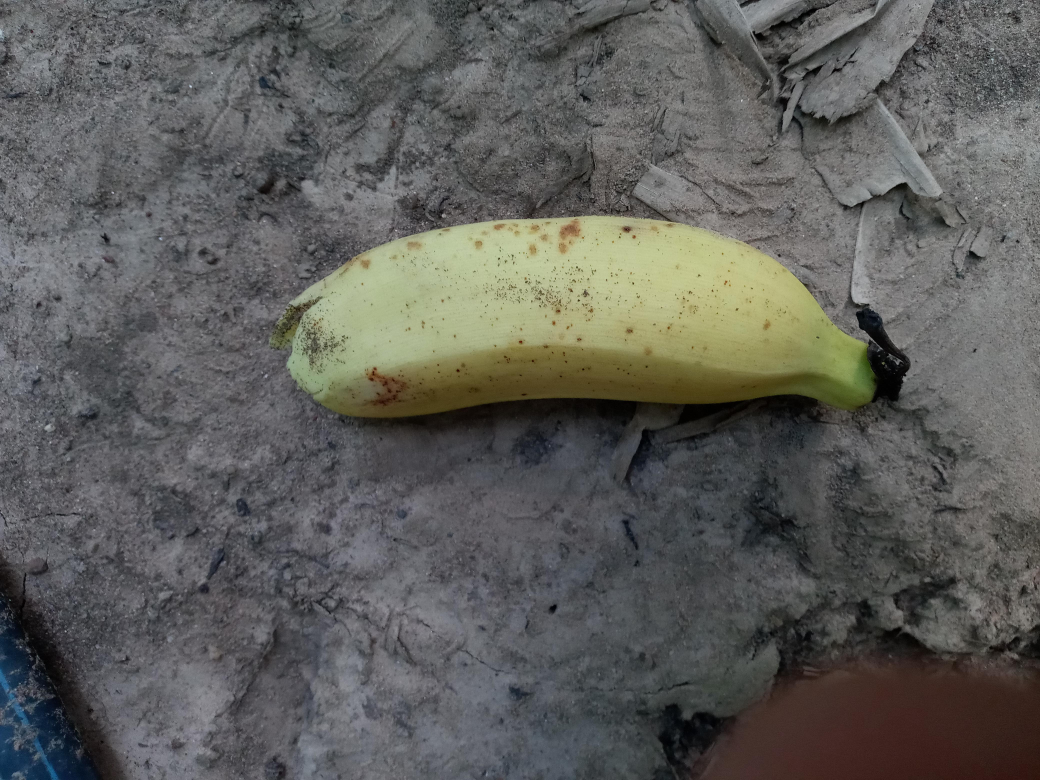
#> input picture Images/Dispose/20230213_084837.jpg, 4160 x 3120 px (shown at 1/4 size)
$ python -i image_processor.py   (imports and definitions only)
#> lines starting #> are read from the running program, lines starting #| are printed output that depends on the picture; after the words box and inside, x2 and y2 are one past the last pixel; in counts of white or black regions, pixels touching at a corner belong together
#> further down, picture is the input picture: shape (3120, 4160, 3); mean B, G, R 90.7, 94.1, 94.2
import cv2
import numpy as np

def create_banana_mask(image_bgr: np.ndarray) -> np.ndarray:
    """
    강력한 배경 억제 필터와 컨투어 검출을 결합하여 바나나 영역을 정확하게 추출합니다.
    """
    h, w = image_bgr.shape[:2]
#> h = 3120; w = 4160
    total_area = h * w
#> total_area = 12979200

    # 1. 정밀한 HSV 임계값 적용 (배경의 저채도 영역 배제)
    image_hsv = cv2.cvtColor(image_bgr, cv2.COLOR_BGR2HSV)
#> image_hsv: shape (3120, 4160, 3); mean H, S, V 77.3, 30.1, 98.1

    # 노란색: 채도(S)와 명도(V) 하한선을 높여 칙칙한 나무색 배제
    lower_yellow = np.array([10, 60, 60])
    upper_yellow = np.array([45, 255, 255])
    mask_yellow = cv2.inRange(image_hsv, lower_yellow, upper_yellow)
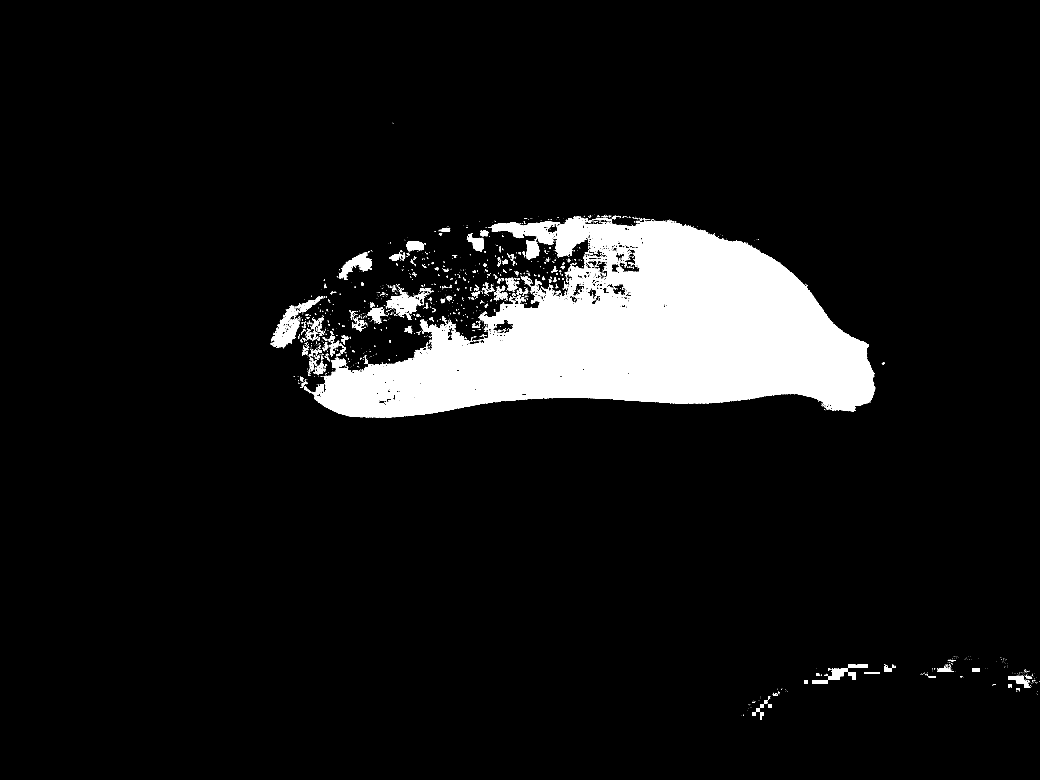
#> mask_yellow: shape (3120, 4160) (shown at 1/4 size); 8% white; 2501 white regions (2128 under 20 px), largest, box (x1, y1, x2, y2) and area: (1216, 866, 3499, 1672) 958258, (1083, 1186, 1294, 1393) 9698, (1543, 1168, 1688, 1260) 5808

    # 녹색: 채도 하한선 조정
    lower_green = np.array([30, 50, 50])
    upper_green = np.array([95, 255, 255])
    mask_green = cv2.inRange(image_hsv, lower_green, upper_green)
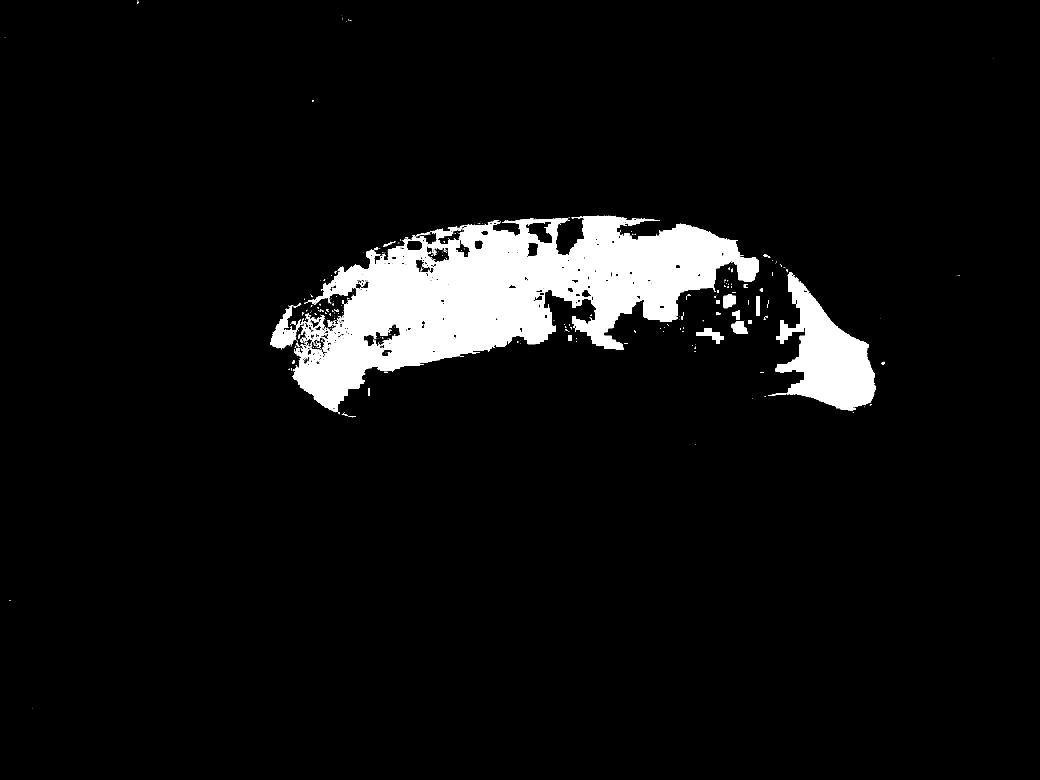
#> mask_green: shape (3120, 4160) (shown at 1/4 size); 6% white; 680 white regions (562 under 20 px), largest, box (x1, y1, x2, y2) and area: (1170, 863, 3036, 1649) 631778, (3073, 1088, 3503, 1642) 109154, (1081, 1220, 1202, 1393) 8191

    # 갈색/어두운 점: 명도 범위를 좁히고 채도를 높임
    lower_brown = np.array([0, 40, 30])
    upper_brown = np.array([25, 255, 160])
    mask_brown = cv2.inRange(image_hsv, lower_brown, upper_brown)
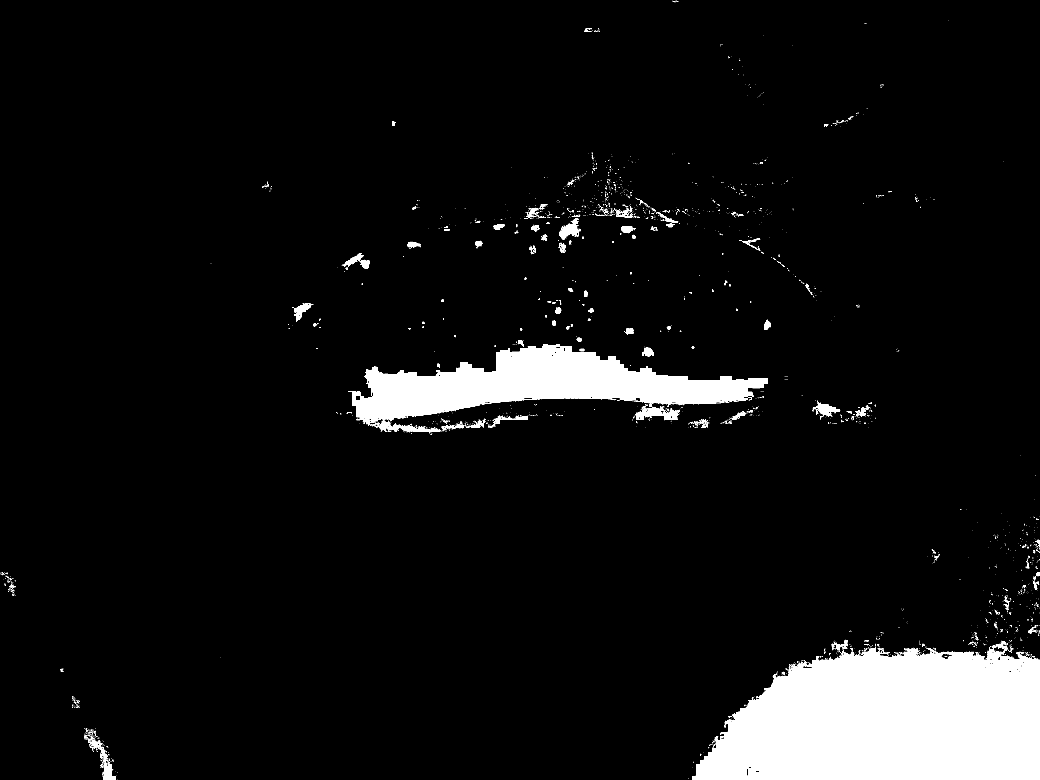
#> mask_brown: shape (3120, 4160) (shown at 1/4 size); 6.9% white; 3558 white regions (3324 under 20 px), largest, box (x1, y1, x2, y2) and area: (2768, 2583, 4160, 3120) 592993, (1393, 1376, 3072, 1697) 242213, (2542, 1626, 2712, 1681) 4300

    mask = cv2.bitwise_or(mask_yellow, mask_green)
#> mask: shape (3120, 4160); 10.7% white; 966 white regions (873 under 20 px), largest, box (x1, y1, x2, y2) and area: (1081, 861, 3503, 1672) 1365492, (1205, 1254, 1306, 1367) 4148, (3248, 2672, 3424, 2736) 4034
    mask = cv2.bitwise_or(mask, mask_brown)
#> mask: shape (3120, 4160); 15.5% white; 3784 white regions (3575 under 20 px), largest, box (x1, y1, x2, y2) and area: (1081, 856, 3503, 1697) 1378253, (2768, 2583, 4160, 3120) 592993, (2542, 1626, 2712, 1681) 4300

    # 2. 모폴로지 연산으로 파편 제거 및 결합
    kernel = np.ones((5, 5), np.uint8)
    mask = cv2.morphologyEx(mask, cv2.MORPH_OPEN, kernel)
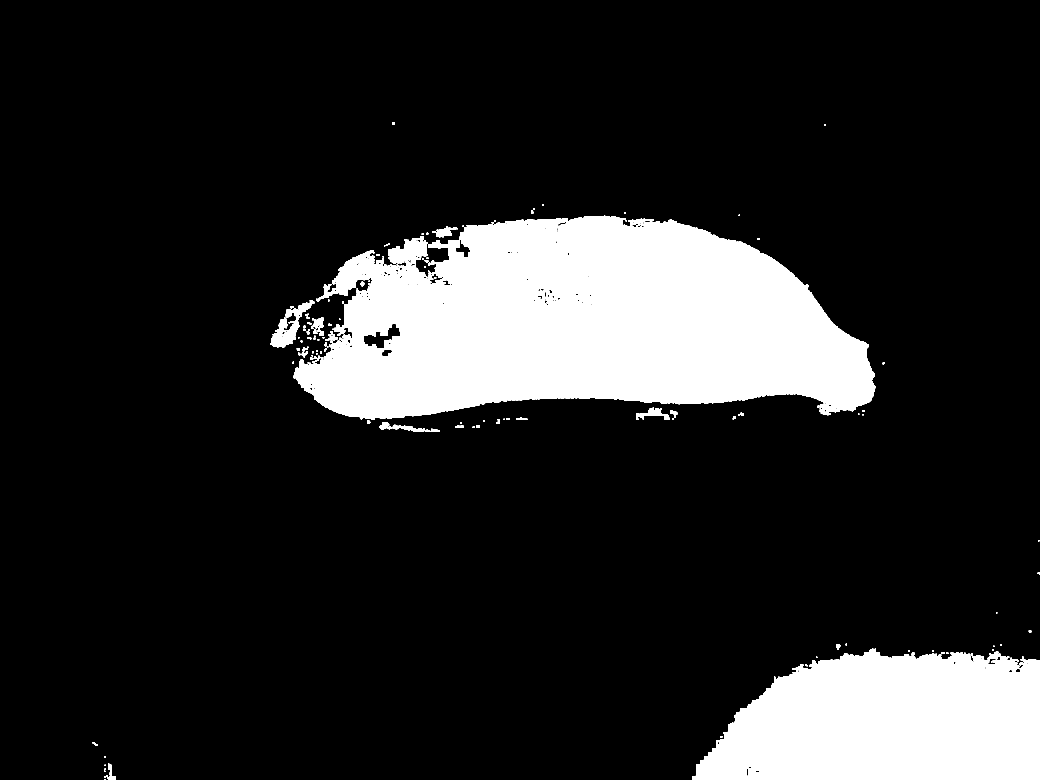
#> mask: shape (3120, 4160) (shown at 1/4 size); 15.1% white; 185 white regions (1 under 20 px), largest, box (x1, y1, x2, y2) and area: (1173, 863, 3502, 1679) 1341126, (2768, 2594, 4160, 3120) 585791, (1082, 1251, 1199, 1390) 7814
    mask = cv2.morphologyEx(mask, cv2.MORPH_CLOSE, kernel)
#> mask: shape (3120, 4160); 15.2% white; 97 white regions (1 under 20 px)

    # 3. 고급 컨투어 필터링
    contours, _ = cv2.findContours(mask, cv2.RETR_EXTERNAL, cv2.CHAIN_APPROX_SIMPLE)
#> contours = 96 contours, 14 with area under 20; largest, box (x1, y1, x2, y2) and area: (1173, 863, 3502, 1679) 1363374, (2768, 2594, 4160, 3120) 587154, (1082, 1201, 1258, 1390) 12505, (1518, 1688, 1760, 1728) 2902, (2544, 1630, 2680, 1680) 2632

    candidate_contours = []
    for cnt in contours:
        area = cv2.contourArea(cnt)
        if area < 800: # 너무 작은 노이즈 제거
            continue

        # Geometric Filter 1: 이미지 전체를 덮는 거대 객체(배경) 제외
        if area > total_area * 0.8:
            continue

        # Geometric Filter 2: 이미지 경계면에 너무 많이 닿아 있는 객체 제외
        x, y, bw, bh = cv2.boundingRect(cnt)
        on_border = (x <= 2 or y <= 2 or x + bw >= w - 3 or y + bh >= h - 3)
        # 바나나가 살짝 닿을 순 있지만, 테두리를 따라 길게 형성된 것은 배경
        if on_border and area > total_area * 0.5:
            continue

        # 중앙 점수 계산 (중심에 가까울수록 가산점)
        M = cv2.moments(cnt)
        if M["m00"] != 0:
            cx = int(M["m10"] / M["m00"])
            cy = int(M["m01"] / M["m00"])
            dist_to_center = np.sqrt((cx - w/2)**2 + (cy - h/2)**2)
            # 면적은 크고 중앙에 가까운 것을 선호
            score = area - (dist_to_center * 5)
            candidate_contours.append((cnt, score))
#> this loop made 96 passes
#> (area, x, y, bw, bh, on_border, cx, cy) on passes 6, 17, 30, 44, 69, 71, 86, 89: (921.5, 430, 3055, 34, 65, True, 443, 3093), (587154.5, 2768, 2594, 1392, 526, True, 3554, 2889), (2902, 1518, 1688, 242, 40, False, 1621, 1712), (2632.5, 2544, 1630, 136, 50, False, 2612, 1655), (1974.5, 1244, 1270, 52, 74, False, 1272, 1303), (12505, 1082, 1201, 176, 189, False, 1156, 1305), (1975, 1728, 906, 103, 43, False, 1777, 928), (1363373.5, 1173, 863, 2329, 816, False, 2323, 1294)
#> area on passes 4, 7, 8, 9, 10, 12: 45, 34, 109, 47, 47, 41.5
#> after the loop, candidate_contours = 8 items

    final_mask = np.zeros_like(mask)
    if candidate_contours:
        # 점수가 가장 높은 후보 선정
        candidate_contours.sort(key=lambda x: x[1], reverse=True)
        best_cnt = candidate_contours[0][0]
#> best_cnt = contour of 2546 points, box (x1, y1, x2, y2) (1173, 863, 3502, 1679), area 1363374
        # 컨투어 내부를 꽉 채움
        cv2.drawContours(final_mask, [best_cnt], -1, 255, thickness=cv2.FILLED)
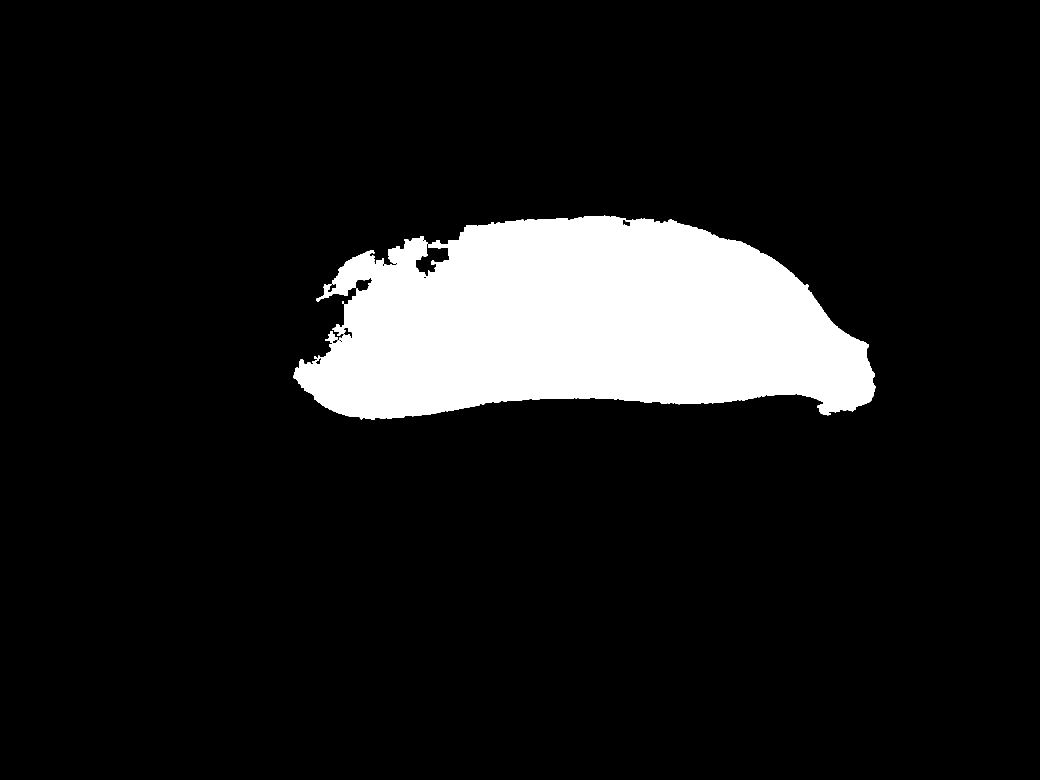
#> final_mask: shape (3120, 4160) (shown at 1/4 size); 10.5% white; 1 white region, box (x1, y1, x2, y2) and area: (1173, 863, 3502, 1679) 1367747

    return final_mask

def extract_features(image_bgr: np.ndarray, mask: np.ndarray) -> np.ndarray:
    """
    마스킹된 영역에서 특징(Mean, Std of HSV)을 추출합니다.
    """
    image_hsv = cv2.cvtColor(image_bgr, cv2.COLOR_BGR2HSV)
    pixels = image_hsv[mask > 0]

    if len(pixels) == 0:
        return np.zeros(6)

    mean_hsv = np.mean(pixels, axis=0)
#> mean_hsv = [30.67, 91.59, 154.2]
    std_hsv = np.std(pixels, axis=0)
#> std_hsv = [5.6, 39.11, 41.9]
    features = np.concatenate([mean_hsv, std_hsv])
#> features = [30.67, 91.59, 154.2, 5.6, 39.11, 41.9]

    return features

def process_image(image_bgr: np.ndarray) -> np.ndarray:
    """
    전체 전처리 파이프라인을 실행합니다.
    """
    mask = create_banana_mask(image_bgr)
    features = extract_features(image_bgr, mask)
#> features = [30.67, 91.59, 154.2, 5.6, 39.11, 41.9]
    return features

>>> import cv2
>>> picture = cv2.imread('../../../Images/Dispose/20230213_084837.jpg')
>>> result = process_image(picture)
#> result = [30.67, 91.59, 154.2, 5.6, 39.11, 41.9]
